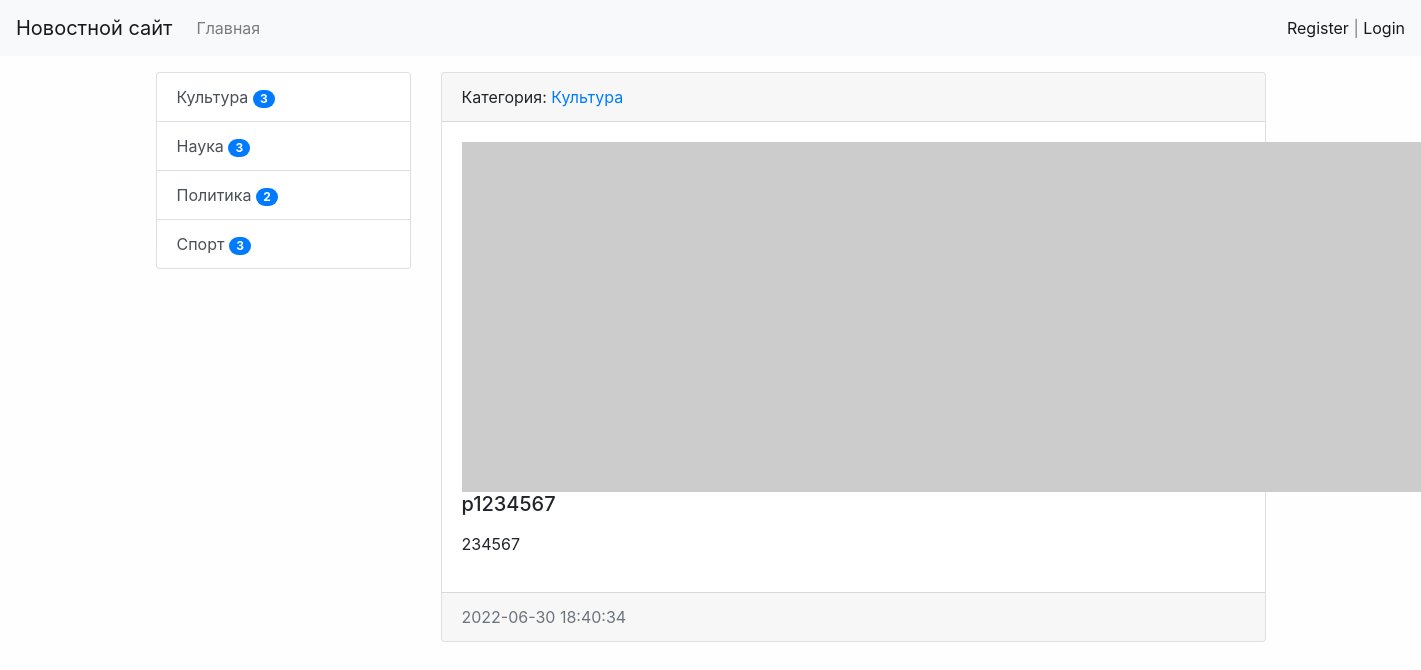
Page /news/14/ on the committed database.
### news/models.py (models this page shows, shortened)
class Category(models.Model):
    title = models.CharField(max_length=150, db_index=True, verbose_name='Наименование категории')
    def get_absolute_url(self):
        return reverse('category', kwargs={"category_id": self.pk})
    class Meta:
        verbose_name = 'Категория'
        verbose_name_plural = 'Категрии'
        ordering = ['title', ]

class News(models.Model):
    title = models.CharField(max_length=150, verbose_name='Наименование')
    content = models.TextField(blank=True, verbose_name='Контент')
    created_at = models.DateTimeField(auto_now_add=True, verbose_name='Дата публикации')
    updated_at = models.DateTimeField(auto_now=True, verbose_name='Обнавлено')
    photo = models.ImageField(upload_to='photos/%Y/%m/%d/', verbose_name='Фото', blank=True)
    is_published = models.BooleanField(default=True, verbose_name='Опубликовано')
    category = models.ForeignKey('Category', on_delete=models.PROTECT,
                                 verbose_name='Категория',
                                 )
    views = models.IntegerField(default=0)
    class Meta:
        verbose_name = 'Новость'
        verbose_name_plural = 'Новости'
        ordering = ['-created_at', 'title']

### news/views.py (the view)
# urls.py: path('news/<int:pk>/', ViewNews.as_view(), name='view_news'),
class ViewNews(DetailView):
    model = News
    context_object_name = 'news_item'

### news/templatetags/news_tags.py (called while the page is built)
@register.simple_tag(name='get_list_categories')
def get_categories():
    q = '''select
                cat.id as id,
                cat.title as title,
                count(*) as cnt
            from news_category cat
            inner join news_news nw on nw.category_id=cat.id
            where nw.is_published<>0
            group by cat.id
            order by cat.title
    '''
    return Category.objects.raw(q)

@register.inclusion_tag('news/list_categories.html')
def show_categories():
    categories = get_categories()
    return {'categories': categories}

### news/templates/news/news_detail.html (shortened to what this page needs)
{% extends "base.html" %}
{% block sidebar %}
{% include 'inc/_sidebar.html' %}
{% endblock%}
{% block content %}
<div class="card mb-3">
    <div class="card-header">
        Категория: <a href="{{ news_item.category.get_absolute_url }}"> {{ news_item.category.title }} </a>
    </div>
    <div class="card-body">
        {% if news_item.photo %}
        <img src="{{ news_item.photo.url }}" , alt="" , width="350" , class="float-left mr-3">
        {% else %}
        <img src="https://picsum.photos/id/1060/350/462/?blur=2" , alt="" , class="float-left mr-3">
        {% endif %}
        <h5 class="card-title">{{ news_item.title }}</h5>
        <p class="card-text"> {{ news_item.content|safe|linebreaks }} </p>
    </div>
    <div class="card-footer text-muted">
        {{ news_item.created_at|date:"Y-m-d H:i:s" }}
    </div>
</div>
{% endblock%}

### news/templates/news/list_categories.html
<div class="list-group">
    {% for item in categories %}
    <a href="{{ item.get_absolute_url }}" class="list-group-item list-group-item-action">{{ item.title }} <span
            class="badge badge-primary badge-pill">{{item.cnt}}</span></a>
    {% endfor %}
</div>

### mysite/static/css/style.css (style rules this page uses)
body { background-color: #fefefe; }

### rows in the picture
Category: title "Культура", cnt "3"
Category: title "Наука", cnt "3"
Category: title "Политика", cnt "2"
Category: title "Спорт", cnt "3"
News: category "Культура", title "p1234567", content "234567", created_at "2022-06-30 18:40:34"
